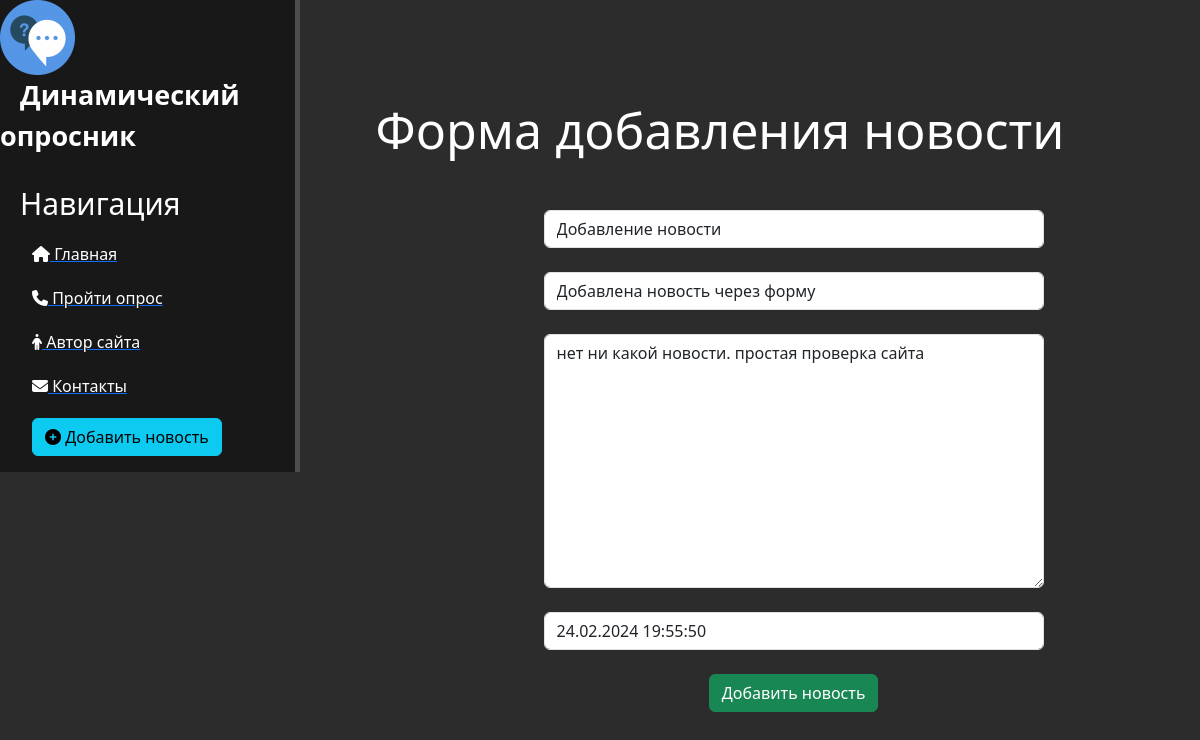
/news/4/update, run on an earlier commit of the app's database.
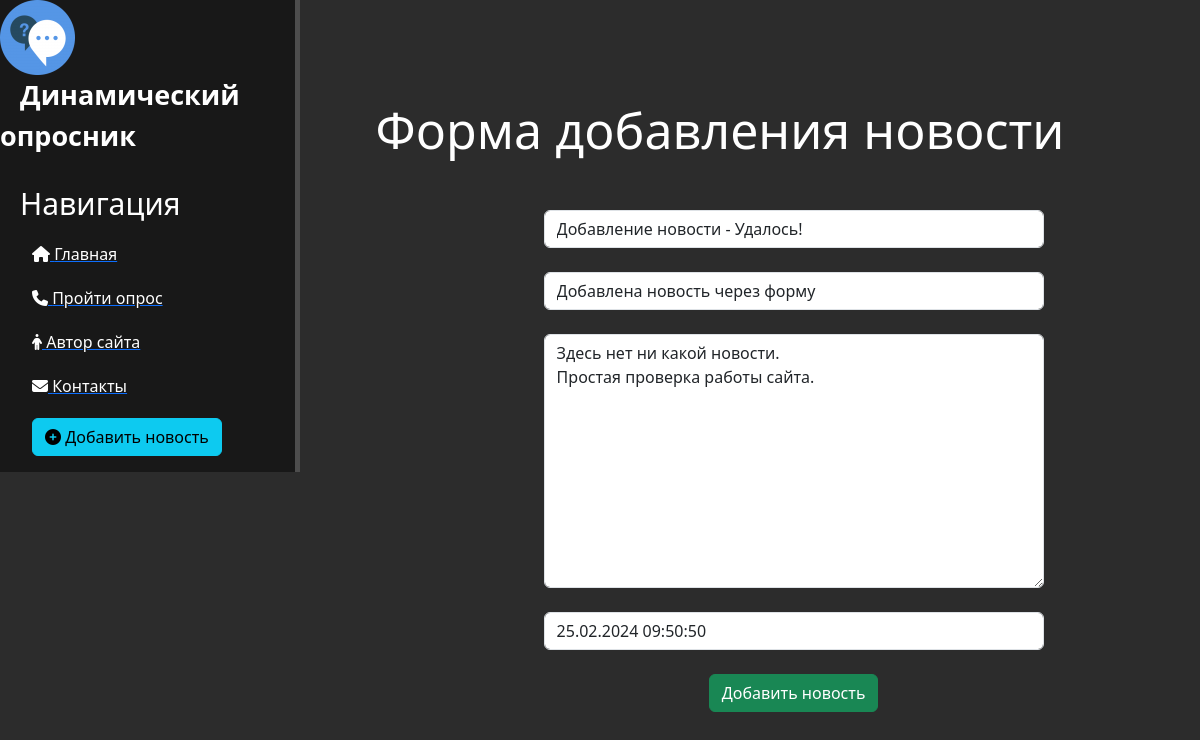
And on a later commit of the database.
### news/models.py (models this page shows, shortened)
class Articles(models.Model):
    title = models.CharField('Название', max_length=50)
    anons = models.CharField('Анонс', max_length=250)
    full_text = models.TextField('Статья')
    date = models.DateTimeField('Дата публикации')
    class Meta:
        verbose_name = "Новость"
        verbose_name_plural = "Новости"

### news/views.py (the view)
# urls.py: path('<int:pk>/update', views.NewsUpdatrlView.as_view(), name='news-update'),
class NewsUpdatrlView(UpdateView):
    model = Articles
    template_name = 'news/create.html'
    form_class = ArticlesForm

### news/forms.py
class ArticlesForm(ModelForm):
    class Meta:
        model = Articles
        fields = ['title', 'anons', 'full_text', 'date']
        widgets = {
            'title': TextInput(attrs={
                'class': 'form-control',
                'placeholder': 'Название новости'
            }),
            'anons': TextInput(attrs={
                'class': 'form-control',
                'placeholder': 'Анонс новости'
            }),
            'date': DateTimeInput(attrs={
                'class': 'form-control',
                'placeholder': 'Дата публикации'
            }),
            'full_text': Textarea(attrs={
                'class': 'form-control',
                'placeholder': 'Текст новости'
            }),
        }

### news/templates/news/create.html (shortened to what this page needs)
{% extends 'main/layout.html' %}
{% block content %}
    <div class="features">
        <h1>Форма добавления новости</h1>
        <form method="post">
            {{ form.title }}<br>
            {{ form.anons }}<br>
            {{ form.full_text }}<br>
            {{ form.date }}<br>
            <button class="btn btn-success" type="submit"> Добавить новость</button>
{% endblock %}

What changed in the data, as far as the page shows it:
changed Articles "Добавлена новость через форму": title "Добавление новости" → "Добавление новости - Удалось!"; full_text "нет ни какой новости. простая проверка сайта" → "Здесь нет ни какой новости. Простая проверка работы сайта."; date "24.02.2024 19:55:50" → "25.02.2024 09:50:50"
